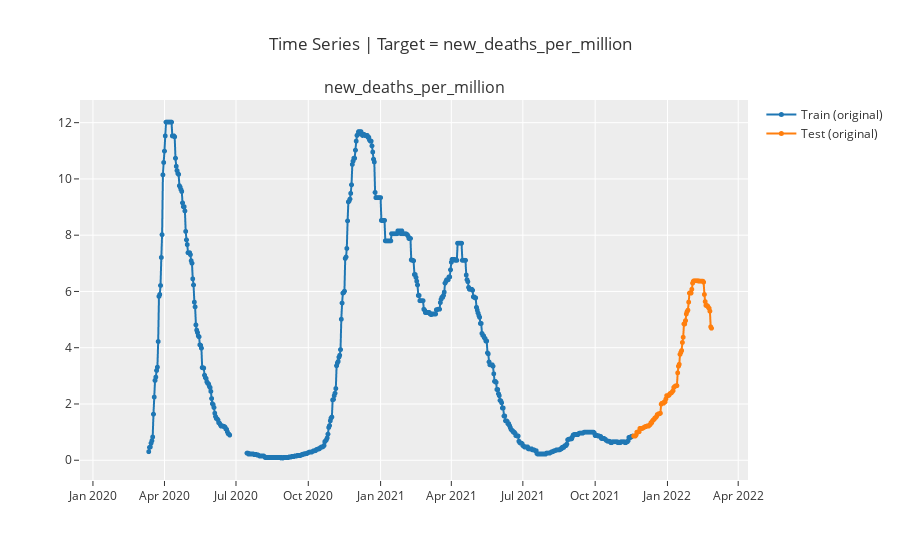

The code cell stored with this chart in its notebook:
### Code cell
plot_model(plot='train_test_split')

### Figure 1 — Plotly figure (JSON) as saved in the notebook; plotly's stock layout.template omitted (floating-point values rounded to 4 significant figures; data arrays with more than 128 entries replaced by an {"elided": "..."} marker saying what was removed)
{"data": [{"line": {"color": "rgb(31, 119, 180)", "width": 2}, "marker": {"color": "rgb(31, 119, 180)", "size": 5}, "mode": "lines+markers", "name": "Train (original)", "type": "scattergl", "x": {"elided": "758 str values"}, "xaxis": "x", "y": {"elided": "758 float values"}, "yaxis": "y"}, {"line": {"color": "rgb(255, 127, 14)", "width": 2}, "marker": {"color": "rgb(255, 127, 14)", "size": 5}, "mode": "lines+markers", "name": "Test (original)", "type": "scattergl", "x": {"elided": "758 str values"}, "xaxis": "x", "y": {"elided": "758 float values"}, "yaxis": "y"}], "layout": {"annotations": [{"font": {"size": 16}, "showarrow": false, "text": "new_deaths_per_million", "x": 0.5, "xanchor": "center", "xref": "paper", "y": 1, "yanchor": "bottom", "yref": "paper"}], "showlegend": true, "title": {"text": "Time Series | Target = new_deaths_per_million"}, "xaxis": {"anchor": "y", "domain": [0, 1]}, "yaxis": {"anchor": "x", "domain": [0, 1]}}}
